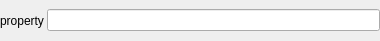
<?xml version="1.0" encoding="UTF-8"?>
<ui version="4.0">
 <class>tStringEditor</class>
 <widget class="QWidget" name="tStringEditor">
  <property name="geometry">
   <rect>
    <x>0</x>
    <y>0</y>
    <width>380</width>
    <height>41</height>
   </rect>
  </property>
  <property name="windowTitle">
   <string>Form</string>
  </property>
  <layout class="QHBoxLayout" name="horizontalLayout">
   <property name="spacing">
    <number>3</number>
   </property>
   <property name="leftMargin">
    <number>0</number>
   </property>
   <property name="topMargin">
    <number>0</number>
   </property>
   <property name="rightMargin">
    <number>0</number>
   </property>
   <property name="bottomMargin">
    <number>0</number>
   </property>
   <item>
    <widget class="QLabel" name="property">
     <property name="text">
      <string>property</string>
     </property>
    </widget>
   </item>
   <item>
    <widget class="QLineEdit" name="value"/>
   </item>
  </layout>
 </widget>
 <resources/>
 <connections/>
</ui>
